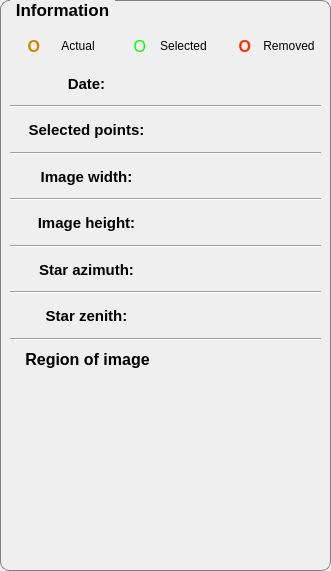
     <widget class="QGroupBox" name="info_auto">
      <property name="enabled">
       <bool>true</bool>
      </property>
      <property name="geometry">
       <rect>
        <x>770</x>
        <y>150</y>
        <width>331</width>
        <height>571</height>
       </rect>
      </property>
      <property name="sizePolicy">
       <sizepolicy hsizetype="Fixed" vsizetype="Fixed">
        <horstretch>0</horstretch>
        <verstretch>0</verstretch>
       </sizepolicy>
      </property>
      <property name="font">
       <font>
        <family>Arial</family>
        <pointsize>13</pointsize>
        <weight>75</weight>
        <bold>true</bold>
       </font>
      </property>
      <property name="autoFillBackground">
       <bool>false</bool>
      </property>
      <property name="styleSheet">
       <string notr="true">QGroupBox {
                                border: 1px solid gray;
                                border-radius: 9px;
                                margin-top: 0.5em;
                                }

                                QGroupBox::title {
                                subcontrol-origin: margin;
                                left: 10px;
                                padding: 0 3px 0 3px;
                                }
                            </string>
      </property>
      <property name="title">
       <string>Information</string>
      </property>
      <property name="alignment">
       <set>Qt::AlignHCenter|Qt::AlignTop</set>
      </property>
      <property name="flat">
       <bool>false</bool>
      </property>
      <widget class="QWidget" name="verticalLayoutWidget_6">
       <property name="geometry">
        <rect>
         <x>10</x>
         <y>30</y>
         <width>311</width>
         <height>311</height>
        </rect>
       </property>
       <layout class="QVBoxLayout" name="verticalLayout_32">
        <item>
         <layout class="QHBoxLayout" name="horizontalLayout_41">
          <item>
           <layout class="QHBoxLayout" name="horizontalLayout_42">
            <item>
             <widget class="QLabel" name="label_20">
              <property name="maximumSize">
               <size>
                <width>30</width>
                <height>16777215</height>
               </size>
              </property>
              <property name="font">
               <font>
                <pointsize>12</pointsize>
                <weight>75</weight>
                <bold>true</bold>
               </font>
              </property>
              <property name="styleSheet">
               <string notr="true">color: rgb(211, 134, 0)</string>
              </property>
              <property name="text">
               <string>O</string>
              </property>
              <property name="alignment">
               <set>Qt::AlignRight|Qt::AlignTrailing|Qt::AlignVCenter</set>
              </property>
             </widget>
            </item>
            <item>
             <widget class="QLabel" name="label_21">
              <property name="font">
               <font>
                <family>Arial</family>
                <pointsize>9</pointsize>
               </font>
              </property>
              <property name="text">
               <string>Actual</string>
              </property>
              <property name="alignment">
               <set>Qt::AlignCenter</set>
              </property>
             </widget>
            </item>
           </layout>
          </item>
          <item>
           <layout class="QHBoxLayout" name="horizontalLayout_43">
            <item>
             <widget class="QLabel" name="label_22">
              <property name="maximumSize">
               <size>
                <width>30</width>
                <height>16777215</height>
               </size>
              </property>
              <property name="font">
               <font>
                <pointsize>12</pointsize>
               </font>
              </property>
              <property name="styleSheet">
               <string notr="true">color: rgb(0, 255, 0)</string>
              </property>
              <property name="text">
               <string>O</string>
              </property>
              <property name="alignment">
               <set>Qt::AlignRight|Qt::AlignTrailing|Qt::AlignVCenter</set>
              </property>
             </widget>
            </item>
            <item>
             <widget class="QLabel" name="label_23">
              <property name="font">
               <font>
                <family>Arial</family>
                <pointsize>9</pointsize>
               </font>
              </property>
              <property name="text">
               <string>Selected</string>
              </property>
              <property name="alignment">
               <set>Qt::AlignCenter</set>
              </property>
             </widget>
            </item>
           </layout>
          </item>
          <item>
           <layout class="QHBoxLayout" name="horizontalLayout_44">
            <item>
             <widget class="QLabel" name="label_24">
              <property name="maximumSize">
               <size>
                <width>30</width>
                <height>16777215</height>
               </size>
              </property>
              <property name="font">
               <font>
                <pointsize>12</pointsize>
                <weight>75</weight>
                <bold>true</bold>
               </font>
              </property>
              <property name="styleSheet">
               <string notr="true">color: rgb(255, 46, 0)</string>
              </property>
              <property name="text">
               <string>O</string>
              </property>
              <property name="alignment">
               <set>Qt::AlignRight|Qt::AlignTrailing|Qt::AlignVCenter</set>
              </property>
             </widget>
            </item>
            <item>
             <widget class="QLabel" name="label_25">
              <property name="font">
               <font>
                <family>Arial</family>
                <pointsize>9</pointsize>
               </font>
              </property>
              <property name="text">
               <string>Removed</string>
              </property>
              <property name="alignment">
               <set>Qt::AlignCenter</set>
              </property>
             </widget>
            </item>
           </layout>
          </item>
         </layout>
        </item>
        <item>
         <layout class="QHBoxLayout" name="horizontalLayout_33">
          <item>
           <widget class="QLabel" name="label_date_auto">
            <property name="font">
             <font>
              <family>Arial</family>
              <pointsize>11</pointsize>
              <weight>75</weight>
              <bold>true</bold>
             </font>
            </property>
            <property name="text">
             <string>Date:</string>
            </property>
            <property name="alignment">
             <set>Qt::AlignCenter</set>
            </property>
           </widget>
          </item>
          <item>
           <widget class="QLabel" name="date_auto">
            <property name="font">
             <font>
              <family>Arial</family>
              <pointsize>11</pointsize>
              <weight>75</weight>
              <bold>true</bold>
             </font>
            </property>
            <property name="text">
             <string/>
            </property>
           </widget>
          </item>
         </layout>
        </item>
        <item>
         <widget class="Line" name="line_37">
          <property name="orientation">
           <enum>Qt::Horizontal</enum>
          </property>
         </widget>
        </item>
        <item>
         <layout class="QHBoxLayout" name="horizontalLayout_34">
          <item>
           <widget class="QLabel" name="label_points_auto">
            <property name="enabled">
             <bool>true</bool>
            </property>
            <property name="font">
             <font>
              <family>Arial</family>
              <pointsize>11</pointsize>
              <weight>75</weight>
              <bold>true</bold>
             </font>
            </property>
            <property name="text">
             <string>Selected points:</string>
            </property>
            <property name="alignment">
             <set>Qt::AlignCenter</set>
            </property>
           </widget>
          </item>
          <item>
           <widget class="QLabel" name="selected_points_auto">
            <property name="font">
             <font>
              <family>Arial</family>
              <pointsize>11</pointsize>
              <weight>75</weight>
              <bold>true</bold>
             </font>
            </property>
            <property name="text">
             <string/>
            </property>
           </widget>
          </item>
         </layout>
        </item>
        <item>
         <widget class="Line" name="line_38">
          <property name="orientation">
           <enum>Qt::Horizontal</enum>
          </property>
         </widget>
        </item>
        <item>
         <layout class="QHBoxLayout" name="horizontalLayout_35">
          <item>
           <widget class="QLabel" name="label_info_width_auto">
            <property name="font">
             <font>
              <family>Arial</family>
              <pointsize>11</pointsize>
              <weight>75</weight>
              <bold>true</bold>
             </font>
            </property>
            <property name="text">
             <string>Image width:</string>
            </property>
            <property name="alignment">
             <set>Qt::AlignCenter</set>
            </property>
           </widget>
          </item>
          <item>
           <widget class="QLabel" name="img_width_info_auto">
            <property name="font">
             <font>
              <family>Arial</family>
              <pointsize>11</pointsize>
              <weight>75</weight>
              <bold>true</bold>
             </font>
            </property>
            <property name="text">
             <string/>
            </property>
           </widget>
          </item>
         </layout>
        </item>
        <item>
         <widget class="Line" name="line_39">
          <property name="orientation">
           <enum>Qt::Horizontal</enum>
          </property>
         </widget>
        </item>
        <item>
         <layout class="QHBoxLayout" name="horizontalLayout_36">
          <item>
           <widget class="QLabel" name="label_info_height_auto">
            <property name="font">
             <font>
              <family>Arial</family>
              <pointsize>11</pointsize>
              <weight>75</weight>
              <bold>true</bold>
             </font>
            </property>
            <property name="text">
             <string>Image height:</string>
            </property>
            <property name="alignment">
             <set>Qt::AlignCenter</set>
            </property>
           </widget>
          </item>
          <item>
           <widget class="QLabel" name="img_height_info_auto">
            <property name="font">
             <font>
              <family>Arial</family>
              <pointsize>11</pointsize>
              <weight>75</weight>
              <bold>true</bold>
             </font>
            </property>
            <property name="text">
             <string/>
            </property>
           </widget>
          </item>
         </layout>
        </item>
        <item>
         <widget class="Line" name="line_40">
          <property name="orientation">
           <enum>Qt::Horizontal</enum>
          </property>
         </widget>
        </item>
        <item>
         <layout class="QHBoxLayout" name="horizontalLayout_37">
          <item>
           <widget class="QLabel" name="label_info_azimut_auto">
            <property name="font">
             <font>
              <family>Arial</family>
              <pointsize>11</pointsize>
              <weight>75</weight>
              <bold>true</bold>
             </font>
            </property>
            <property name="text">
             <string>Star azimuth:</string>
            </property>
            <property name="alignment">
             <set>Qt::AlignCenter</set>
            </property>
           </widget>
          </item>
          <item>
           <widget class="QLabel" name="azimut_info_auto">
            <property name="font">
             <font>
              <family>Arial</family>
              <pointsize>11</pointsize>
              <weight>75</weight>
              <bold>true</bold>
             </font>
            </property>
            <property name="text">
             <string/>
            </property>
           </widget>
          </item>
         </layout>
        </item>
        <item>
         <widget class="Line" name="line_41">
          <property name="orientation">
           <enum>Qt::Horizontal</enum>
          </property>
         </widget>
        </item>
        <item>
         <layout class="QHBoxLayout" name="horizontalLayout_38">
          <item>
           <widget class="QLabel" name="label_info_zenit_auto">
            <property name="font">
             <font>
              <family>Arial</family>
              <pointsize>11</pointsize>
              <weight>75</weight>
              <bold>true</bold>
             </font>
            </property>
            <property name="text">
             <string>Star zenith:</string>
            </property>
            <property name="alignment">
             <set>Qt::AlignCenter</set>
            </property>
           </widget>
          </item>
          <item>
           <widget class="QLabel" name="zenit_info_auto">
            <property name="font">
             <font>
              <family>Arial</family>
              <pointsize>11</pointsize>
              <weight>75</weight>
              <bold>true</bold>
             </font>
            </property>
            <property name="text">
             <string/>
            </property>
           </widget>
          </item>
         </layout>
        </item>
        <item>
         <widget class="Line" name="line_42">
          <property name="orientation">
           <enum>Qt::Horizontal</enum>
          </property>
         </widget>
        </item>
       </layout>
      </widget>
      <widget class="QGroupBox" name="region_group_auto">
       <property name="geometry">
        <rect>
         <x>10</x>
         <y>350</y>
         <width>309</width>
         <height>211</height>
        </rect>
       </property>
       <property name="sizePolicy">
        <sizepolicy hsizetype="Fixed" vsizetype="Fixed">
         <horstretch>0</horstretch>
         <verstretch>0</verstretch>
        </sizepolicy>
       </property>
       <property name="font">
        <font>
         <family>Arial</family>
         <pointsize>12</pointsize>
         <weight>75</weight>
         <bold>true</bold>
        </font>
       </property>
       <property name="autoFillBackground">
        <bool>false</bool>
       </property>
       <property name="styleSheet">
        <string notr="true">QGroupBox {
                                    border: 0px solid gray;
                                    border-radius: 9px;
                                    margin-top: 0.5em;
                                    }
                                    QGroupBox::title {
                                    subcontrol-origin: margin;
                                    left: 10px;
                                    padding: 0 3px 0 3px;
                                    }
                                </string>
       </property>
       <property name="title">
        <string>Region of image</string>
       </property>
       <property name="alignment">
        <set>Qt::AlignHCenter|Qt::AlignTop</set>
       </property>
       <property name="flat">
        <bool>false</bool>
       </property>
       <widget class="QLabel" name="region_img_auto">
        <property name="geometry">
         <rect>
          <x>0</x>
          <y>30</y>
          <width>311</width>
          <height>181</height>
         </rect>
        </property>
        <property name="sizePolicy">
         <sizepolicy hsizetype="Fixed" vsizetype="Fixed">
          <horstretch>0</horstretch>
          <verstretch>0</verstretch>
         </sizepolicy>
        </property>
        <property name="text">
         <string/>
        </property>
       </widget>
      </widget>
     </widget>
